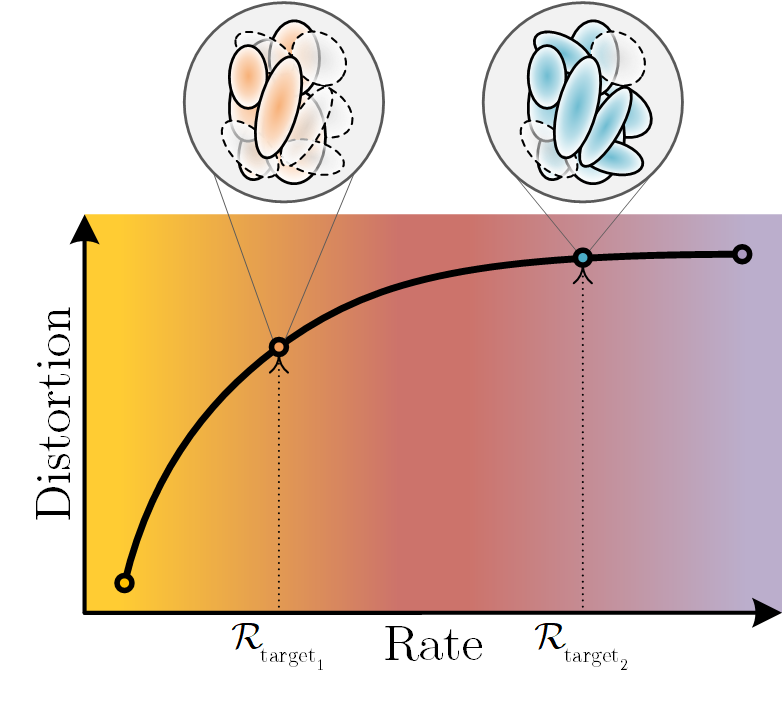
#> input picture resources/continuous.png, 784 x 701 px
$ python -i save_video.py   (imports and definitions only)
#> lines starting #> are read from the running program, lines starting #| are printed output that depends on the picture
#> further down, picture is the input picture: shape (701, 784, 3); mean B, G, R 175.5, 192.3, 221.6
import argparse
import os

import cv2
import numpy as np

import platform

IS_WINDOWS = platform.system() == 'Windows'


# [5 lines left out: function load_csv, not called in this run]


def resize_to_ratio(img, desired_ratio=1.5, max_width=None):
#> called with desired_ratio = 1.5
    h, w = img.shape[:2]
#> h = 701; w = 784
    ratio = w / h
#> ratio = 1.12
    if ratio > desired_ratio:
        img = cv2.resize(img, dsize=(int(h * 1.5), h), interpolation=cv2.INTER_AREA)
    elif ratio < desired_ratio:
        img = cv2.resize(img, dsize=(w, int(w / 1.5)), interpolation=cv2.INTER_AREA)
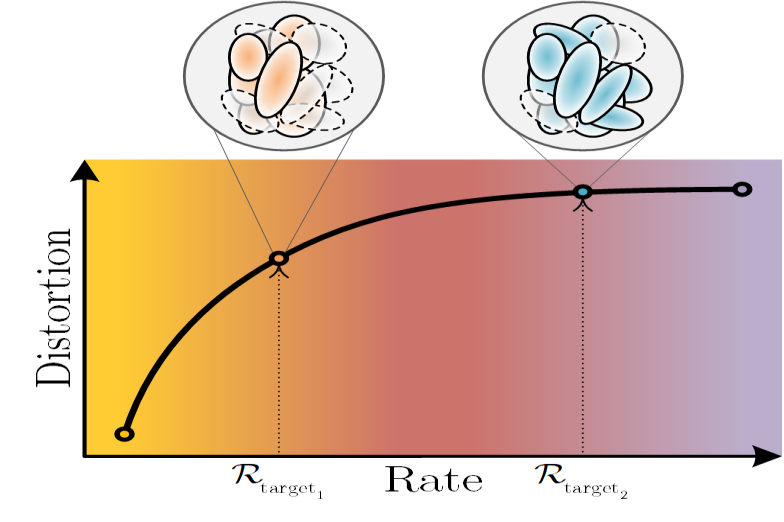
#> img: shape (522, 784, 3); mean of channels 0, 1, 2 175.5, 192.3, 221.6; drawn as B, G, R
    if max_width:
        img = cv2.resize(img, dsize=(max_width, int(max_width / desired_ratio)), interpolation=cv2.INTER_AREA)
    return img


# [93 lines left out: functions x1y1x2y2toxywh, put_text, parse_args, main, not called in this run]


# [2 lines not run here, left out]

>>> import cv2
>>> picture = cv2.imread('resources/continuous.png')
>>> result = resize_to_ratio(picture)

$ run again, on resources/progressive.png
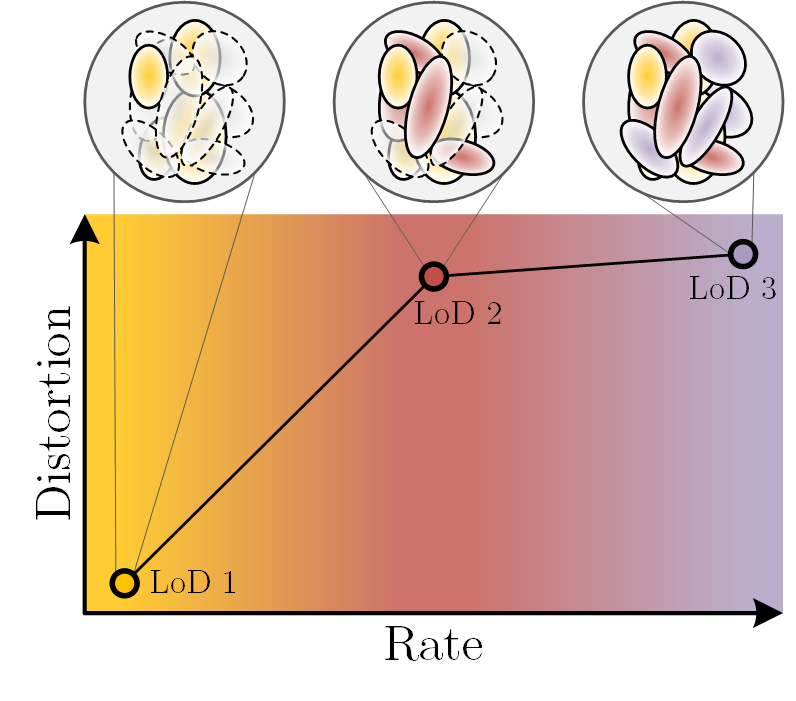
#> input picture resources/progressive.png, 796 x 701 px
#> picture is the input picture: shape (701, 796, 3); mean B, G, R 173.1, 190.7, 221.2
#> in resize_to_ratio, `img = cv2.resize(img, dsize=(w, int(w / 1.5)), interpolation=cv2.INTER..`:
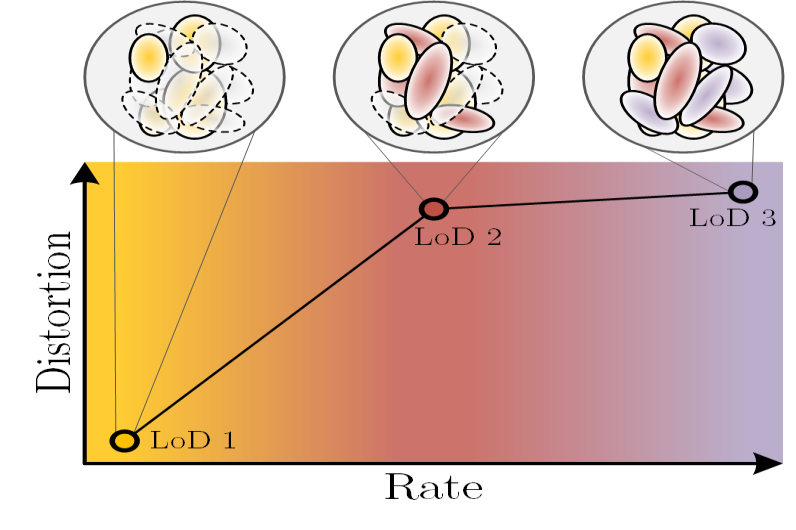
#> img: shape (530, 796, 3); mean of channels 0, 1, 2 173.1, 190.7, 221.2; drawn as B, G, R
